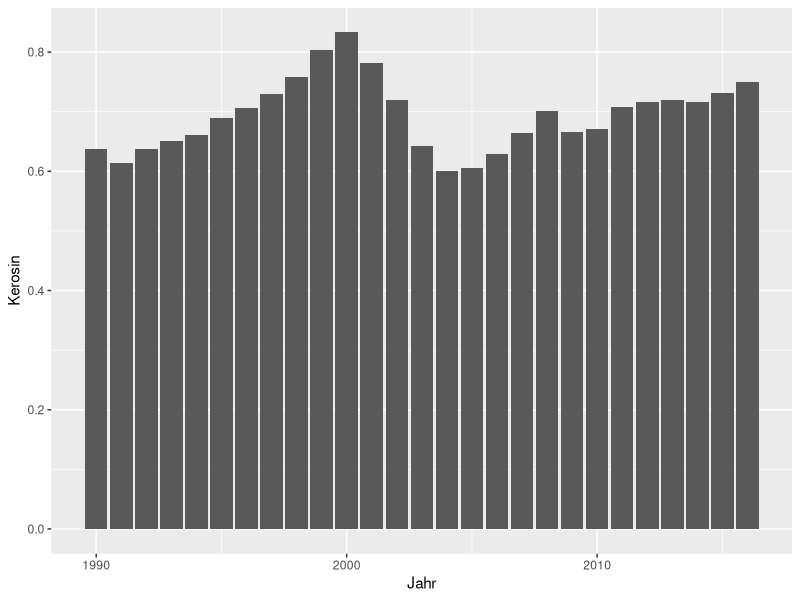
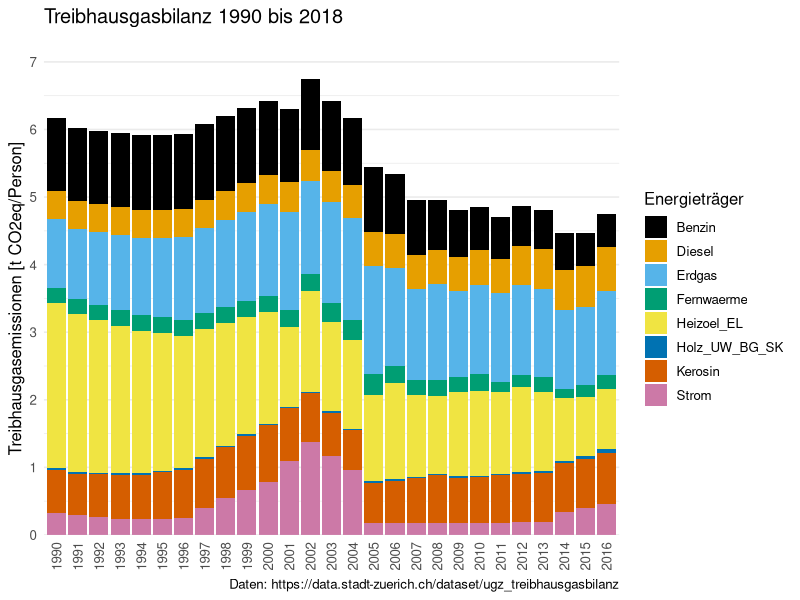

Write R code to recreate these figures, in order.
## ---- chunk 1
library(tidyverse)
library(ggthemes)
## ---- chunk 2
ghg <- read_csv("daten/ugz_treibhausgasbilanz.csv")
## ---- chunk 3
glimpse(ghg)
## ---- chunk 4
ghg_long <- ghg |> 
    pivot_longer(cols = !Jahr, 
                 names_to = "Energietraeger", 
                 values_to = "Emissionen") 

ghg_long |>
    pivot_wider(names_from = Energietraeger, 
                values_from = Emissionen) 
## ---- chunk 5
ggplot(data = ghg,
       mapping = aes(x = Jahr, y = Kerosin)) +
    geom_col()
## ---- chunk 6
#| echo: false
knitr::include_graphics("https://github.com/rstatszh-dev/data/blob/main/images/treibhausgasbilanz-stadt-zuerich.png?raw=true")
## ---- chunk 7
ggplot(data = ghg_long,
       mapping = aes(x = factor(Jahr), 
                     y = Emissionen, 
                     fill = Energietraeger)) +
    geom_col() +
    scale_fill_colorblind() +
    scale_y_continuous(breaks = seq(0, 7, 1), 
                       expand = c(0, 0), 
                       limits = c(0, 7)) + 
    labs(title = "Treibhausgasbilanz 1990 bis 2018",
         subtitle = "",
         y = "Treibhausgasemissionen [t CO2eq/Person]",
         x = NULL,
         caption = "Daten: https://data.stadt-zuerich.ch/dataset/ugz_treibhausgasbilanz",
         fill = "Energieträger") +
    theme_minimal(base_size = 12) +
    theme(panel.grid.major.x = element_blank(),
          axis.text.x = element_text(angle = 90, 
                                     vjust = 0.5))
